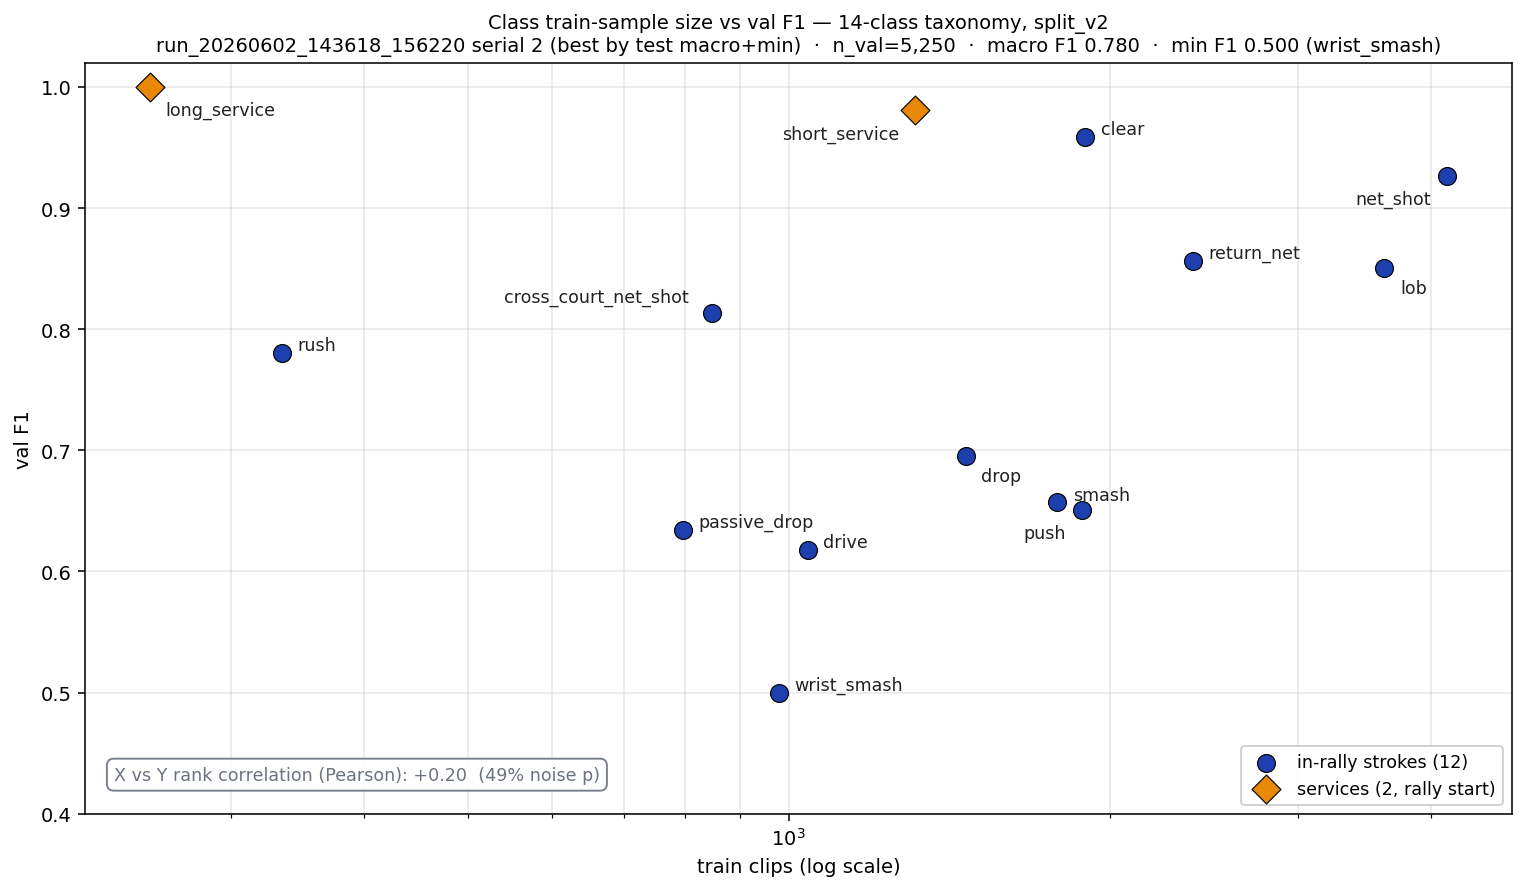

The Python source for this figure:
"""Class train-sample size vs val F1 (14-class taxonomy, split_v2).

Pulls per-class val F1 from the run_20260602_143618_156220 serial-2 prediction
dump (best serial of that run by test macro and min F1) and class train counts
from clips_master.csv with the une_merge_v1 4-into-2 merges applied.
Single-serial val F1 here; the manifest only records test per-class F1 across
serials, and the npz dumps are the only source for the val numbers.

Output: scratch/presentation_prep/class_size_vs_val_f1.png
"""
from __future__ import annotations

from pathlib import Path

import matplotlib.pyplot as plt
import numpy as np
import pandas as pd
from scipy.stats import spearmanr

REPO = Path('/home/ariel/Documents/COSC594/badminton_stroke_classification')
RUN_DIR = REPO / 'src/bst_x/stroke_classification/main_on_shuttleset/experiments/run_20260602_143618_156220'
SERIAL = 2
CLIPS_CSV = REPO / 'notebooks/clips_master.csv'
OUT_PNG = REPO / 'scratch/presentation_prep/class_size_vs_val_f1.png'

# une_merge_v1: 4 raw types fold into existing labels; rest pass through and the
# 14-class taxonomy keeps the result set below.
MERGE_MAP = {
    'defensive_return_lob':   'lob',
    'driven_flight':          'drive',
    'back_court_drive':       'drive',
    'defensive_return_drive': 'drive',
}

# Protan-safe: navy circles for strokes, orange diamonds for services (the
# rally-start outliers), neutral grey for grid + the regression hint.
NAVY = '#1e40af'
ORANGE = '#e88806'
GREY = '#6b7280'


def per_class_f1_from_npz(npz_path: Path) -> tuple[dict[str, float], int]:
    """Compute val per-class F1 from the saved logits / argmax dump.

    :param npz_path: path to a `val_serial_*.npz` written by the train loop.
    :return: (class -> F1) dict, and total stroke count.
    """
    data = np.load(npz_path, allow_pickle=True)
    y_true = data['y_true']                              # (n,) int class index
    y_pred = data['y_pred_top1']                         # (n,) int class index
    class_list = [str(c) for c in data['class_list']]    # length-K

    f1_by_class = {}
    for c, name in enumerate(class_list):
        tp = int(((y_true == c) & (y_pred == c)).sum())
        fp = int(((y_true != c) & (y_pred == c)).sum())
        fn = int(((y_true == c) & (y_pred != c)).sum())
        prec = tp / (tp + fp) if (tp + fp) else 0.0
        rec = tp / (tp + fn) if (tp + fn) else 0.0
        f1_by_class[name] = 2 * prec * rec / (prec + rec) if (prec + rec) else 0.0
    return f1_by_class, int(y_true.shape[0])


def train_counts_for_classes(class_list: list[str]) -> dict[str, int]:
    """Train-split clip counts per class, with une_merge_v1 applied."""
    df = pd.read_csv(CLIPS_CSV, usecols=['raw_type_en', 'split_v2'])
    df['class'] = df['raw_type_en'].map(lambda t: MERGE_MAP.get(t, t))
    train = df[(df['split_v2'] == 'train') & (df['class'].isin(class_list))]
    counts = train.groupby('class').size().reindex(class_list, fill_value=0)
    return {cls: int(counts[cls]) for cls in class_list}


def main() -> None:
    npz_path = RUN_DIR / 'predictions' / f'val_serial_{SERIAL}.npz'
    f1_by_class, n_val = per_class_f1_from_npz(npz_path)
    classes = list(f1_by_class.keys())
    counts = train_counts_for_classes(classes)

    x = np.array([counts[c] for c in classes], dtype=float)
    y = np.array([f1_by_class[c] for c in classes], dtype=float)
    is_service = np.array(['service' in c for c in classes])

    # Spearman = Pearson correlation computed on the ranks of X and Y.
    rho_all, p_all = spearmanr(x, y)

    macro = float(np.mean(y))
    min_f1 = float(np.min(y))

    fig, ax = plt.subplots(figsize=(11, 6.5))
    ax.set_xscale('log')

    # Non-service strokes
    ax.scatter(x[~is_service], y[~is_service], s=85, color=NAVY, edgecolor='black',
               linewidth=0.6, zorder=3, label='in-rally strokes (12)')
    # Services as diamonds in orange — visually called out as outliers
    ax.scatter(x[is_service], y[is_service], s=110, color=ORANGE, marker='D',
               edgecolor='black', linewidth=0.6, zorder=3,
               label='services (2, rally start)')

    # Label each point. Offset right except where it would clash with a neighbour
    # or the upper-left Spearman annotation box.
    label_offsets = {
        'net_shot':              (-8, -12),
        'return_net':            (8,  4),
        'smash':                 (8,  4),
        'wrist_smash':           (8,  4),
        'lob':                   (8,  -10),
        'clear':                 (8,  4),
        'drive':                 (8,  4),
        'drop':                  (8,  -10),
        'passive_drop':          (8,  4),
        'push':                  (-8, -12),
        'rush':                  (8,  4),
        'cross_court_net_shot':  (-12, 8),
        'short_service':         (-8, -12),
        'long_service':          (8,  -12),
    }
    for cls, xi, yi in zip(classes, x, y):
        dx, dy = label_offsets.get(cls, (8, 4))
        ha = 'right' if dx < 0 else 'left'
        ax.annotate(cls, (xi, yi), xytext=(dx, dy), textcoords='offset points',
                    fontsize=9, ha=ha, va='center', color='#222')

    ax.set_xlabel('train clips (log scale)')
    ax.set_ylabel('val F1')
    ax.set_ylim(0.4, 1.02)
    ax.grid(alpha=0.3, which='both')
    ax.set_axisbelow(True)

    min_cls = min(f1_by_class, key=f1_by_class.get)
    ax.set_title(
        'Class train-sample size vs val F1 — 14-class taxonomy, split_v2\n'
        f'run_20260602_143618_156220 serial {SERIAL} (best by test macro+min)  ·  '
        f'n_val={n_val:,}  ·  macro F1 {macro:.3f}  ·  min F1 {min_f1:.3f} ({min_cls})',
        fontsize=10,
    )

    # Rank correlation annotation. Lower-left is the one quadrant with no
    # points (all the small-count classes sit above 0.6).
    txt = (f'X vs Y rank correlation (Pearson): {rho_all:+.2f}  '
           f'({p_all*100:.0f}% noise p)')
    ax.text(0.02, 0.04, txt, transform=ax.transAxes, va='bottom', ha='left',
            fontsize=9, color=GREY,
            bbox=dict(boxstyle='round,pad=0.4', facecolor='white',
                      edgecolor=GREY, alpha=0.9))

    ax.legend(loc='lower right', fontsize=9, framealpha=0.9)
    fig.tight_layout()
    fig.savefig(OUT_PNG, dpi=140, bbox_inches='tight')
    plt.close(fig)
    print(f'Saved {OUT_PNG}')


if __name__ == '__main__':
    main()
